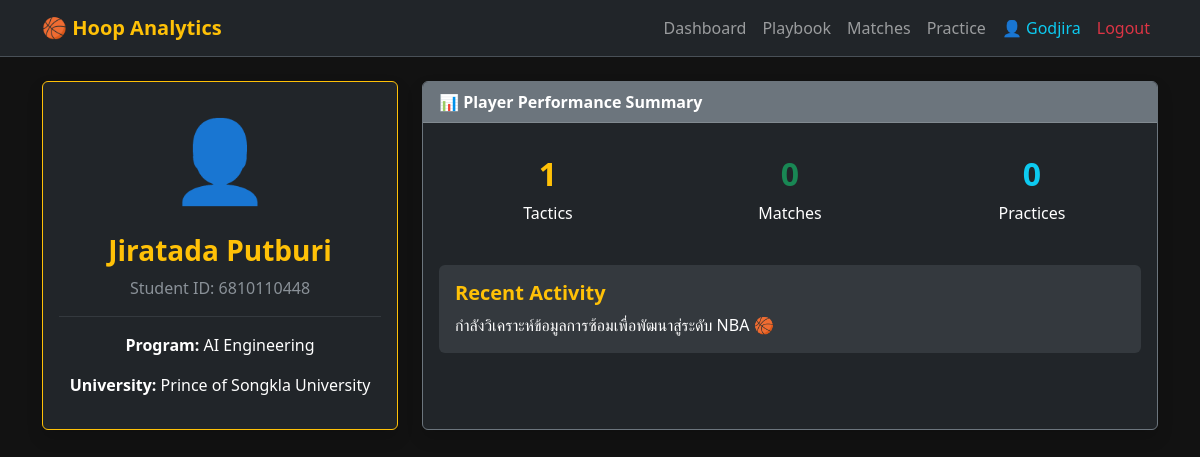
Screenshot of /profile/1 (signed in) with the database file from the repository.
### app.py (models this page shows)
class User(UserMixin, db.Model):
    id = db.Column(db.Integer, primary_key=True)
    username = db.Column(db.String(80), unique=True, nullable=False)
    name = db.Column(db.String(100), nullable=False)
    student_id = db.Column(db.String(20), nullable=False)
    password = db.Column(db.String(120), nullable=False)
    tactics = db.relationship('Tactic', backref='author', lazy=True)
    matches = db.relationship('Match', backref='author', lazy=True)
    practices = db.relationship('Practice', backref='author', lazy=True)

### app.py (the view)
@app.route('/profile/<int:user_id>')
@login_required
def profile(user_id):
    user = User.query.get_or_404(user_id)
    return render_template('profile.html', user=user)

### app.py (called while the page is built)
@login_manager.user_loader
def load_user(user_id):
    return User.query.get(int(user_id))

### templates/profile.html
{% extends "base.html" %}
{% block content %}
<div class="row mt-4">
    <div class="col-md-4">
        <div class="card bg-dark border-warning text-white shadow">
            <div class="card-body text-center">
                <div class="mb-3">
                    <span style="font-size: 5rem;">👤</span>
                </div>
                <h3 class="fw-bold text-warning">{{ user.name }}</h3>
                <p class="text-muted">Student ID: {{ user.student_id }}</p>
                <hr class="border-secondary">
                <p><strong>Program:</strong> AI Engineering</p>
                <p><strong>University:</strong> Prince of Songkla University</p>
            </div>
        </div>
    </div>
    <div class="col-md-8">
        <div class="card bg-dark border-secondary text-white shadow h-100">
            <div class="card-header bg-secondary fw-bold">
                📊 Player Performance Summary
            </div>
            <div class="card-body">
                <div class="row text-center mt-3">
                    <div class="col-4">
                        <h2 class="text-warning fw-bold">{{ user.tactics|length }}</h2>
                        <p>Tactics</p>
                    </div>
                    <div class="col-4">
                        <h2 class="text-success fw-bold">{{ user.matches|length }}</h2>
                        <p>Matches</p>
                    </div>
                    <div class="col-4">
                        <h2 class="text-info fw-bold">{{ user.practices|length }}</h2>
                        <p>Practices</p>
                    </div>
                </div>
                <div class="mt-4 p-3 bg-secondary bg-opacity-25 rounded">
                    <h5 class="text-warning fw-bold">Recent Activity</h5>
                    <p class="mb-0">กำลังวิเคราะห์ข้อมูลการซ้อมเพื่อพัฒนาสู่ระดับ NBA 🏀</p>
                </div>
            </div>
        </div>
    </div>
</div>
{% endblock %}

### templates/base.html (shortened to what this page needs)
<!DOCTYPE html>
<html lang="en" data-bs-theme="dark">
<head>
    <link href="https://cdn.jsdelivr.net/npm/bootstrap@5.3.0/dist/css/bootstrap.min.css" rel="stylesheet">
    <link rel="stylesheet" href="{{ url_for('static', filename='style.css') }}">
</head>
<body>
    <nav class="navbar navbar-expand-lg navbar-dark bg-dark border-bottom mb-4">
        <div class="container">
            <a class="navbar-brand text-warning fw-bold" href="{{ url_for('home') }}">🏀 Hoop Analytics</a>
            <div class="navbar-nav ms-auto">
                {% if current_user.is_authenticated %}
                    <a class="nav-link" href="{{ url_for('home') }}">Dashboard</a>
                    <a class="nav-link" href="{{ url_for('playbook') }}">Playbook</a>
                    <a class="nav-link" href="{{ url_for('match_history') }}">Matches</a>
                    <a class="nav-link" href="{{ url_for('practice_log') }}">Practice</a>
                    <a class="nav-link text-info" href="{{ url_for('profile', user_id=current_user.id) }}">👤 {{ current_user.username }}</a>
                    <a class="nav-link text-danger" href="{{ url_for('logout') }}">Logout</a>
                {% else %}
                    <a class="nav-link" href="{{ url_for('login') }}">Login</a>
                    <a class="nav-link btn btn-outline-warning btn-sm ms-2" href="{{ url_for('register') }}">Register</a>
                {% endif %}
            </div>
        </div>
    </nav>
    <div class="container">
        {% block content %}{% endblock %}
    </div>
</body>
</html>

### static/style.css (style rules this page uses)
body { background-color: #121212; }
.card { border: 1px solid #ffc107; transition: transform 0.2s; }

### rows the page displays
User: username "Godjira", name "Jiratada Putburi", student_id "6810110448"

### other values shown
{{ user.tactics|length }} "1"
{{ user.matches|length }} "0"
{{ user.practices|length }} "0"
